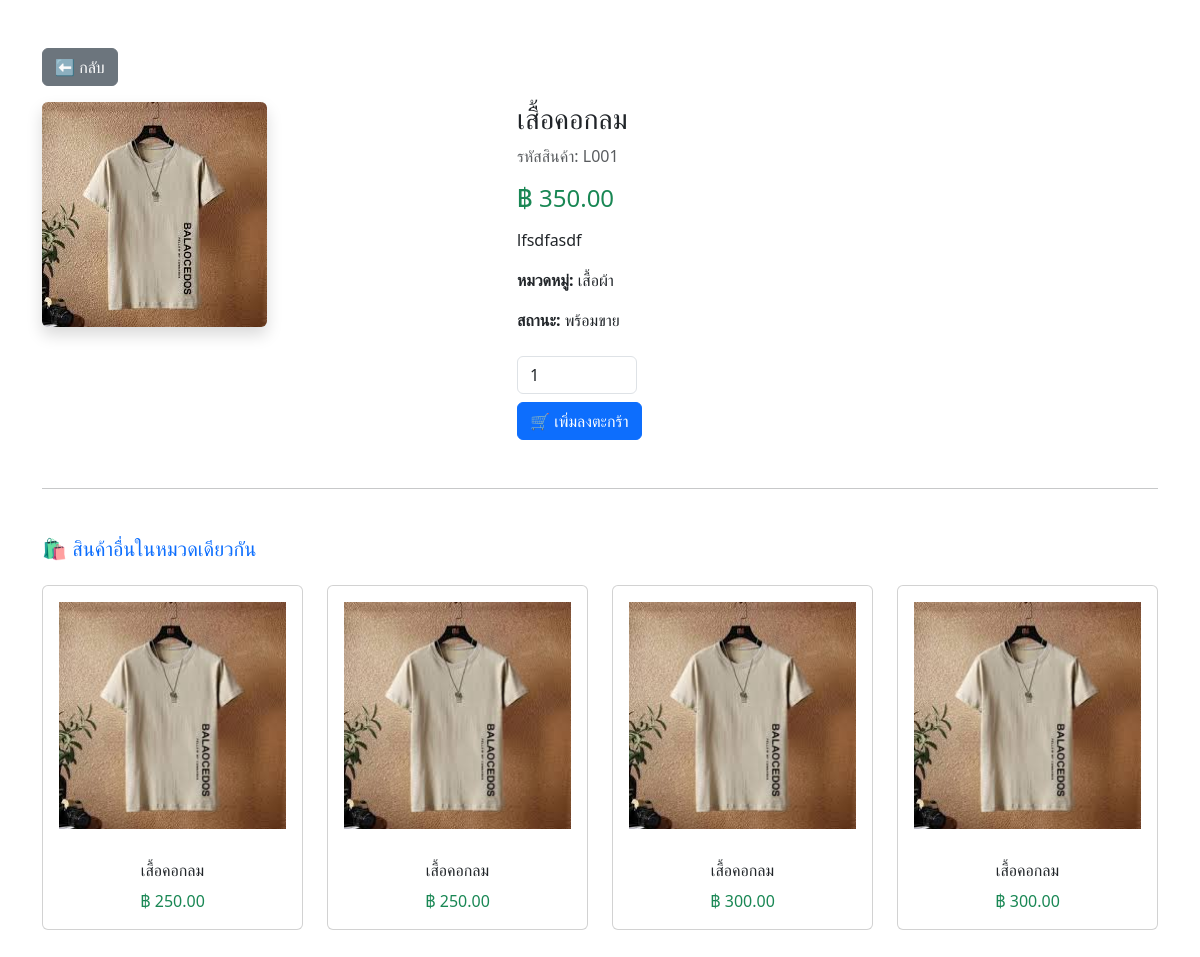
Page /product_detail.php?id=1 on the committed database.
### tables this page shows
CREATE TABLE `products` (
  `id` int(11) NOT NULL,
  `name` varchar(255) NOT NULL,
  `price` decimal(10,2) NOT NULL,
  `code` varchar(50) NOT NULL,
  `image_url` varchar(255) DEFAULT NULL,
  `description` text DEFAULT NULL,
  `category` varchar(100) DEFAULT NULL,
  `status` enum('active','inactive') DEFAULT 'active',
  `created_at` timestamp NOT NULL DEFAULT current_timestamp()
);

### product_detail.php (the view, shortened to what this page needs)
<?php
include 'db_connect.php';
$id = (int) $_GET['id'];
$stmt = $conn->prepare("SELECT * FROM products WHERE id = ? AND status = 'active'");
$stmt->bind_param("i", $id);
$stmt->execute();
$result = $stmt->get_result();
$product = $result->fetch_assoc();
?>
<!DOCTYPE html>
<html lang="th">
<head>
  <link href="https://cdn.jsdelivr.net/npm/bootstrap@5.3.3/dist/css/bootstrap.min.css" rel="stylesheet">
</head>
<body>
<div class="container py-5">
  <a href="javascript:history.back()" class="btn btn-secondary mb-3">⬅️ กลับ</a>
  <div class="row g-4">
    <div class="col-md-5">
      <img src="<?= htmlspecialchars($product['image_url']) ?>" class="img-fluid rounded shadow" alt="<?= htmlspecialchars($product['name']) ?>">
    </div>
    <div class="col-md-7">
      <h3><?= htmlspecialchars($product['name']) ?></h3>
      <p class="text-muted">รหัสสินค้า: <?= htmlspecialchars($product['code']) ?></p>
      <h4 class="text-success mb-3">฿ <?= number_format($product['price'], 2) ?></h4>
      <?php if (!empty($product['description'])): ?>
        <p><?= nl2br(htmlspecialchars($product['description'])) ?></p>
      <?php else: ?>
        <p class="text-muted">ไม่มีรายละเอียดสินค้า</p>
      <?php endif; ?>
      <p><strong>หมวดหมู่:</strong> <?= htmlspecialchars($product['category']) ?></p>
      <p><strong>สถานะ:</strong> <?= $product['status'] == 'active' ? 'พร้อมขาย' : 'ไม่พร้อมขาย' ?></p>
      <form action="cart_add.php" method="post" class="mt-4">
        <input type="number" name="quantity" value="1" min="1" class="form-control mb-2" style="width: 120px;">
        <button type="submit" class="btn btn-primary">🛒 เพิ่มลงตะกร้า</button>
      </form>
    </div>
  </div>
  <hr class="my-5">
  <h5 class="mb-4 text-primary">🛍️ สินค้าอื่นในหมวดเดียวกัน</h5>
  <div class="row row-cols-1 row-cols-md-4 g-4">
    <?php
    $category = $product['category'];
    $related_stmt = $conn->prepare("SELECT * FROM products WHERE category = ? AND id != ? AND status = 'active' LIMIT 4");
    $related_stmt->bind_param("si", $category, $id);
    $related_stmt->execute();
    $related_result = $related_stmt->get_result();
    if ($related_result->num_rows > 0) {
      while ($row = $related_result->fetch_assoc()) {
        echo '<div class="col">';
        echo '  <div class="card h-100 text-center">';
        echo '    <a href="product_detail.php?id=' . $row['id'] . '" class="text-decoration-none text-dark">';
        echo '      <img src="' . htmlspecialchars($row['image_url']) . '" class="card-img-top p-3" alt="' . htmlspecialchars($row['name']) . '">';
        echo '      <div class="card-body">';
        echo '        <h6 class="card-title">' . htmlspecialchars($row['name']) . '</h6>';
        echo '        <p class="card-text text-success">฿ ' . number_format($row['price'], 2) . '</p>';
        echo '      </div>';
        echo '    </a>';
        echo '  </div>';
        echo '</div>';
      }
    } else {
      echo '<p class="text-muted">ไม่มีสินค้าที่เกี่ยวข้อง</p>';
    }
    ?>
  </div>
</div>
</body>
</html>

### rows in the picture
products: image_url (picture), name "เสื้อคอกลม", code "L001", price "350.00", description "lfsdfasdf", category "เสื้อผ้า"
products: image_url (picture), name "เสื้อคอกลม", price "250.00"
products: image_url (picture), name "เสื้อคอกลม", price "250.00"
products: image_url (picture), name "เสื้อคอกลม", price "300.00"
products: image_url (picture), name "เสื้อคอกลม", price "300.00"
